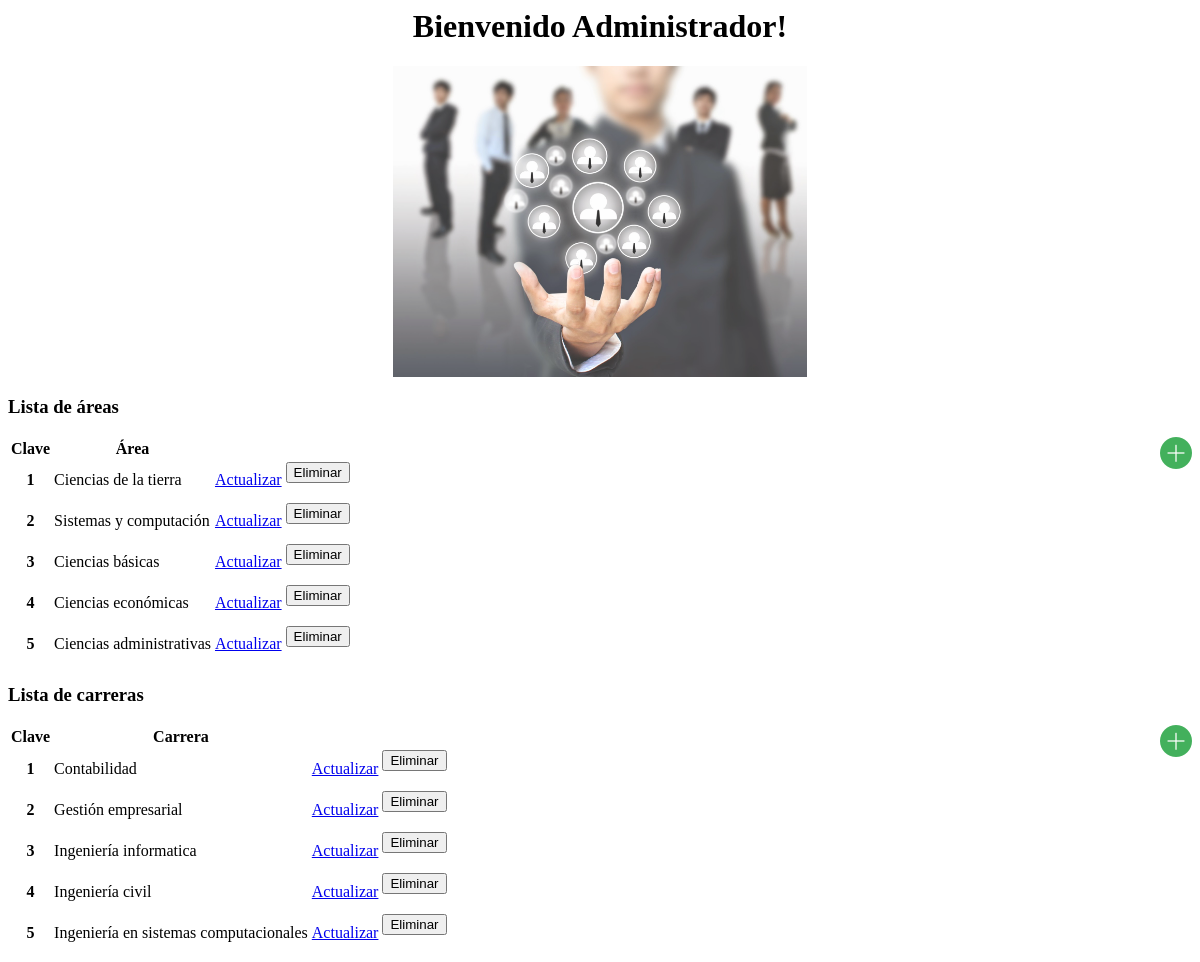
The page /admin/tabs.php on the database its author committed.
### tables this page shows
CREATE TABLE areas (clave VARCHAR(40) PRIMARY KEY, area VARCHAR(200));

CREATE TABLE carreras (clave VARCHAR(40) PRIMARY KEY, carrera VARCHAR(200));

### conexion/datos_conexion.php (called while the page is built, shortened)
<?php
	$DB_NOMBRE = 'verano';
?>

### areas/areas.php (the view, shortened to what this page needs)
<?php
	require 'AreaModel.php';
	$areas = new AreaModel;
	$listaAreas = $areas->getListaAreas();
?>
<div class="col panel panel-success col-lg-offset-0">
	<div class="panel-heading text-center">
		<h3 >Lista de áreas</h3>
	</div>
	<div class="panel-body ">
		<a href="../areas/agregar.php"><img src="../img/mas.png" alt="" style="float: right;" title="Agregar" ></a>
		<table class="table">
			<thead>
				<tr>
					<th>Clave</th>
					<th>Área</th>
					<th></th>
					<th></th>
				</tr>
			</thead>
			<tbody>
				<?php
					if ($listaAreas){
						while($row = $listaAreas->fetch_assoc()) { ?>
							<tr>
								<th> <?php echo $row['clave']; ?> </th>
								<td> <?php echo $row['area']; ?> </td>
								<td>
									<a class="btn btn-primary" href="../areas/actualizar.php?clave=<?php echo $row['clave']; ?>">Actualizar</a>
								</td>
								<td>
									 <form action="../areas/AreaModel.php" method="POST">
										<input name="btt_eliminar" type="submit" class="btn btn-danger" value="Eliminar">
									</form>
								</td>
							</tr>
				<?php } } ?>
			</tbody>
		</table>
	</div>
</div>

### admin/tabs.php
<div class="tab-content">
	<div class="tab-pane active" id="general" role="tabpanel" aria-labelledby="general-tab">
		<center>
		 	<h1>Bienvenido Administrador!</h1>
			<img src="../img/admin1.jpg" class="fondo img-circle" style="width: 35%; opacity: 0.8; ">
		</center>
	</div>
	<div class="tab-pane" id="areas" role="tabpanel" aria-labelledby="areas-tab">
		<?php	require '../areas/areas.php'; ?>
	</div>
	<div class="tab-pane" id="carreras" role="tabpanel" aria-labelledby="carreras-tab">
		<?php	require '../carreras/carreras.php'; ?>
	</div>
</div>

### areas/AreaModel.php (shortened to what this page needs)
<html>
	<head>
		<link rel="stylesheet" type="text/css" href="../css/sweetalert.css">
	</head>
</html>
<?php
	class AreaModel {
		function getListaAreas () {
			require '../conexion/conexion_mysqli.php';
			$sql = "SELECT * FROM areas";
			$result = $conexion->query($sql);
			if ($result->num_rows > 0) {
				return $result;
			}
			return null;
		}
	}
?>

### carreras/CarreraModel.php (shortened to what this page needs)
<html>
	<head>
		<link rel="stylesheet" type="text/css" href="../css/sweetalert.css">
	</head>
</html>
<?php
	class CarreraModel {
		function getListaCarreras () {
			require '../conexion/conexion_mysqli.php';
			$sql = "SELECT * FROM carreras";
			$result = $conexion->query($sql);
			if ($result->num_rows > 0) {
				return $result;
			}
			return null;
		}
	}
?>

### carreras/carreras.php (shortened to what this page needs)
<?php
	require 'CarreraModel.php';
	$carreras = new CarreraModel;
	$listaCarreras = $carreras->getListaCarreras();
?>
<div class="col panel panel-success col-lg-offset-0">
	<div class="panel-heading text-center">
		<h3 >Lista de carreras</h3>
	</div>
	<div class="panel-body ">
		<a href="../carreras/agregar.php"><img src="../img/mas.png" alt="" style="float: right;" title="Agregar" ></a>
		<table class="table">
			<thead>
				<tr>
					<th>Clave</th>
					<th>Carrera</th>
					<th></th>
					<th></th>
				</tr>
			</thead>
			<tbody>
				<?php
					if ( $listaCarreras ){
						while($row = $listaCarreras->fetch_assoc()) { ?>
							<tr>
								<th> <?php echo $row['clave']; ?> </th>
								<td> <?php echo $row['carrera']; ?> </td>
								<td>
									<a class="btn btn-primary" href="../carreras/actualizar.php?clave=<?php echo $row['clave']; ?>">Actualizar</a>
								</td>
								<td>
									 <form action="../carreras/CarreraModel.php" method="POST">
										<input name="btt_eliminar" type="submit" class="btn btn-danger" value="Eliminar">
									</form>
								</td>
							</tr>
				<?php } } ?>
			</tbody>
		</table>
	</div>
</div>

### rows shown on the page
areas: clave "1", area "Ciencias de la tierra"
areas: clave "2", area "Sistemas y computación"
areas: clave "3", area "Ciencias básicas"
areas: clave "4", area "Ciencias económicas"
areas: clave "5", area "Ciencias administrativas"
carreras: clave "1", carrera "Contabilidad"
carreras: clave "2", carrera "Gestión empresarial"
carreras: clave "3", carrera "Ingeniería informatica"
carreras: clave "4", carrera "Ingeniería civil"
carreras: clave "5", carrera "Ingeniería en sistemas computacionales"
